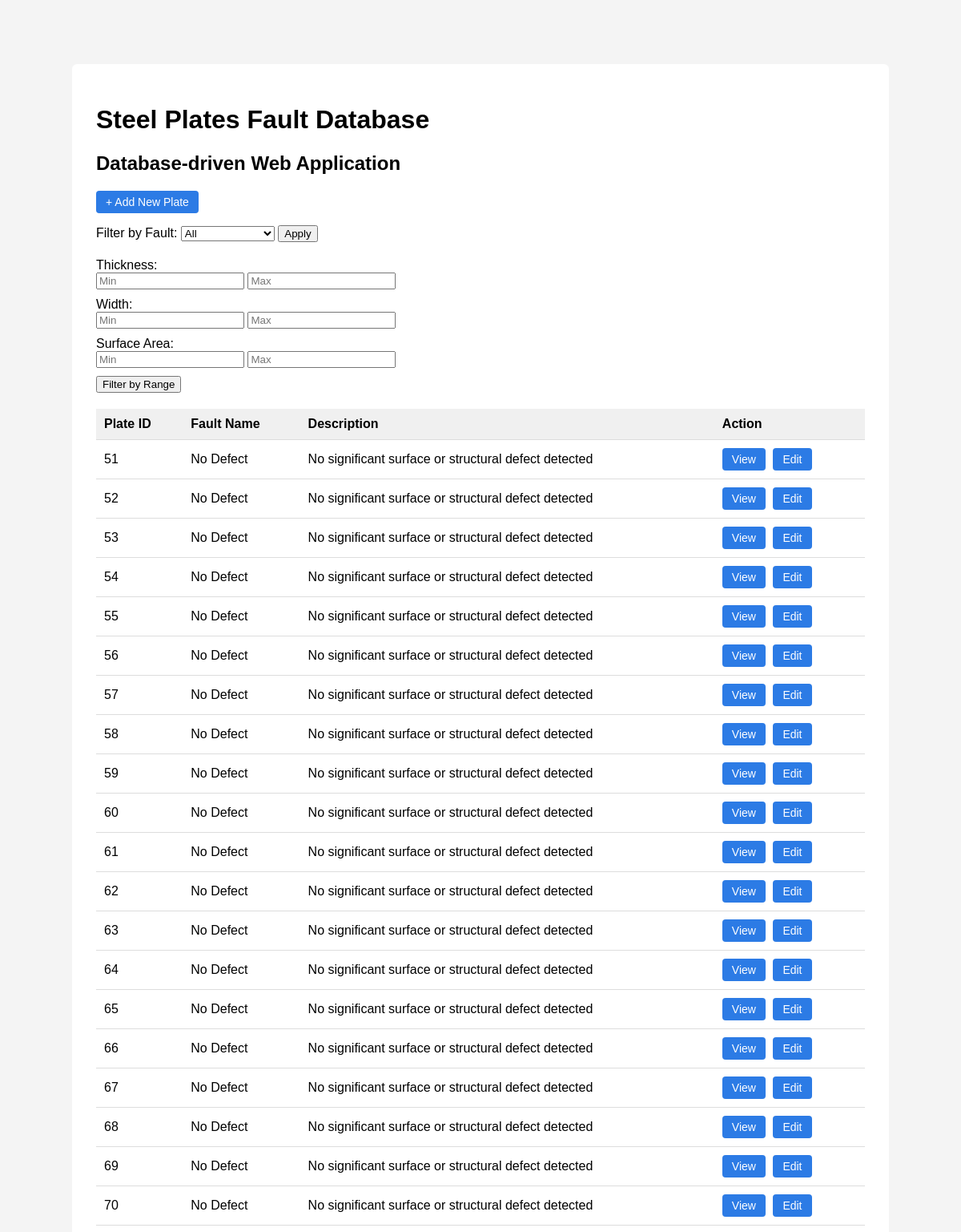
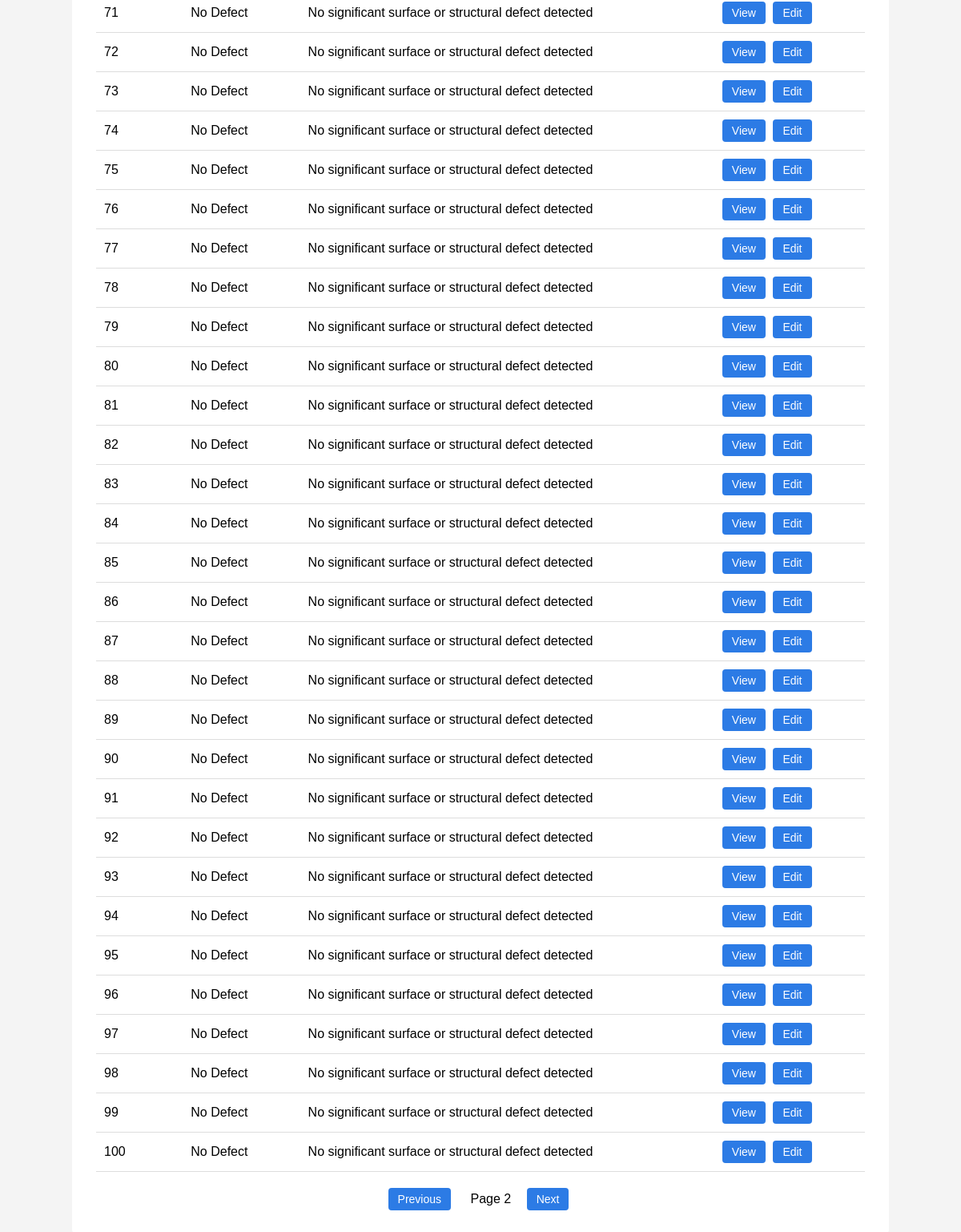
The app's page /plates?page=2 with its own data (2 pictures, top to bottom).
### tables this page shows
CREATE TABLE faults (
    fault_code TEXT PRIMARY KEY,
    fault_name TEXT,
    description TEXT
);

CREATE TABLE plates_new (
    plate_id INTEGER PRIMARY KEY,
    fault_code TEXT,
    created_at TEXT DEFAULT CURRENT_TIMESTAMP
);

### app.py (the view)
@app.route("/plates")
def show_plates():
    page = request.args.get("page", default=1, type=int)
    selected_fault = request.args.get("fault", default="", type=str)
    per_page = 50
    offset = (page - 1) * per_page
    conn = get_db_connection()
    cursor = conn.cursor()
    cursor.execute("SELECT fault_code, fault_name FROM faults ORDER BY fault_code")
    faults = cursor.fetchall()
    if selected_fault:
        cursor.execute(
            """
            SELECT
                pn.plate_id,
                f.fault_name,
                f.description
            FROM plates_new pn
            JOIN faults f ON pn.fault_code = f.fault_code
            WHERE pn.fault_code = ?
            ORDER BY pn.plate_id
            LIMIT ? OFFSET ?
            """,
            (selected_fault, per_page, offset)
        )
    else:
        cursor.execute(
            """
            SELECT
                pn.plate_id,
                f.fault_name,
                f.description
            FROM plates_new pn
            JOIN faults f ON pn.fault_code = f.fault_code
            ORDER BY pn.plate_id
            LIMIT ? OFFSET ?
            """,
            (per_page, offset)
        )
    rows = cursor.fetchall()
    conn.close()
    return render_template(
        "plates.html",
        rows=rows,
        faults=faults,
        selected_fault=selected_fault,
        page=page
    )

### app.py (called while the page is built)
def get_db_connection():
    conn = sqlite3.connect("app.db")
    conn.row_factory = sqlite3.Row
    return conn

### templates/plates.html (shortened to what this page needs)
<!DOCTYPE html>
<html>
<head>
</head>
<body>
<div class="container">
    <h1>Steel Plates Fault Database</h1>
    <h2>Database-driven Web Application</h2>
    <div class="top-link">
        <a class="button" href="/add">+ Add New Plate</a>
    </div>
    <form method="get" action="/plates">
        <label for="fault">Filter by Fault:</label>
        <select name="fault" id="fault">
            <option value="">All</option>
        </select>
        <button type="submit">Apply</button>
    </form>
    <form method="get" action="/plates/filter" style="margin-top:20px;">
        <div style="margin-bottom:10px;">
            <label>Thickness:</label><br>
            <input type="number" step="0.01" name="min_th" placeholder="Min">
            <input type="number" step="0.01" name="max_th" placeholder="Max">
        </div>
        <div style="margin-bottom:10px;">
            <label>Width:</label><br>
            <input type="number" step="0.01" name="min_w" placeholder="Min">
            <input type="number" step="0.01" name="max_w" placeholder="Max">
        </div>
        <div style="margin-bottom:10px;">
            <label>Surface Area:</label><br>
            <input type="number" step="0.01" name="min_sa" placeholder="Min">
            <input type="number" step="0.01" name="max_sa" placeholder="Max">
        </div>
        <button type="submit">Filter by Range</button>
    </form>
    <table>
        <tr>
            <th>Plate ID</th>
            <th>Fault Name</th>
            <th>Description</th>
            <th>Action</th>
        </tr>
        {% for row in rows %}
        <tr>
            <td>{{ row["plate_id"] }}</td>
            <td>{{ row["fault_name"] }}</td>
            <td>{{ row["description"] }}</td>
            <td>
                <a class="button" href="/plates/{{ row['plate_id'] }}">View</a>
                <a class="button" href="/edit/{{ row['plate_id'] }}">Edit</a>
            </td>
        </tr>
        {% endfor %}
    </table>
    <div style="margin-top:20px; text-align:center;">
        {% if page > 1 %}
            <a class="button"
               href="/plates?page={{ page - 1 }}{% if selected_fault %}&fault={{ selected_fault }}{% endif %}">
               Previous
            </a>
        {% endif %}
        <span style="margin: 0 15px;">Page {{ page }}</span>
        {% if rows|length == 50 %}
            <a class="button"
               href="/plates?page={{ page + 1 }}{% if selected_fault %}&fault={{ selected_fault }}{% endif %}">
               Next
            </a>
        {% endif %}
    </div>
</div>
</body>
</html>

### templates/plates.html (style rules this page uses)
body { font-family: Arial, sans-serif; background-color: #f4f4f4; margin: 0; padding: 0; }
.container { width: 80%; margin: 80px auto; background: white; padding: 30px; border-radius: 6px; }
table { width: 100%; border-collapse: collapse; margin-top: 20px; }
th, td { padding: 10px; border-bottom: 1px solid #ddd; text-align: left; }
th { background-color: #f0f0f0; }
a.button { display: inline-block; padding: 6px 12px; background: #2c7be5; color: white; text-decoration: none; border-radius: 4px; font-size: 14px; margin-right: 5px; }
.top-link { margin-bottom: 15px; }

### records on screen
faults: plate_id "51", fault_name "No Defect", description "No significant surface or structural defect detected", plate_id "52", plate_id "53", plate_id "54", plate_id "55", plate_id "56", plate_id "57", plate_id "58", plate_id "59", plate_id "60", plate_id "61", plate_id "62", plate_id "63", plate_id "64", plate_id "65", plate_id "66", plate_id "67", plate_id "68", plate_id "69", plate_id "70", plate_id "71", plate_id "72", plate_id "73", plate_id "74", plate_id "75", plate_id "76", plate_id "77", plate_id "78", plate_id "79", plate_id "80", plate_id "81", plate_id "82", plate_id "83", plate_id "84", plate_id "85", plate_id "86", plate_id "87", plate_id "88", plate_id "89", plate_id "90", plate_id "91", plate_id "92", plate_id "93", plate_id "94", plate_id "95", plate_id "96", plate_id "97", plate_id "98", plate_id "99", plate_id "100"

### other values on screen
{{ page }} "2"
